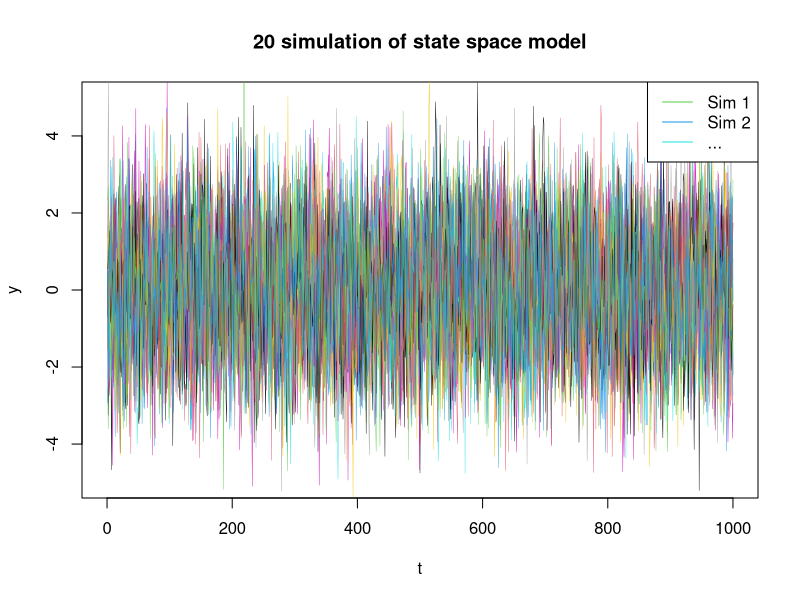
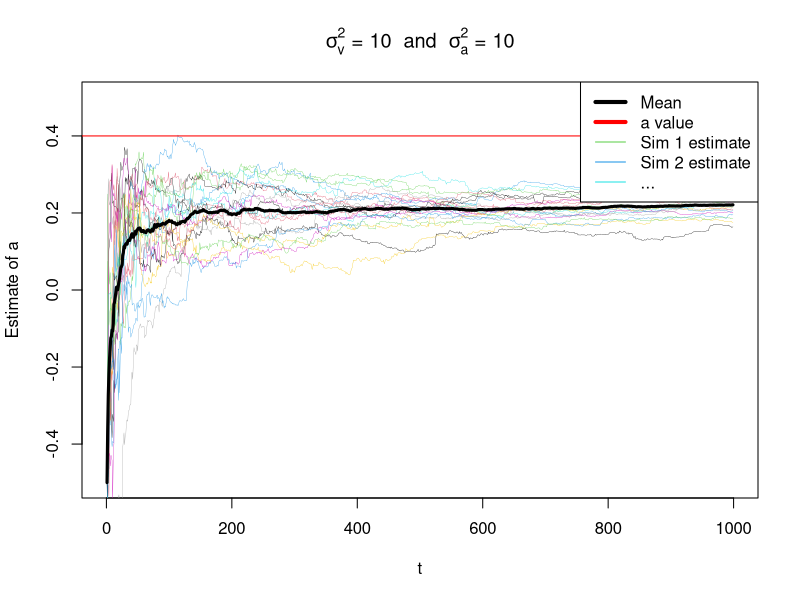

Generate these figures, in order, with R:
##----------------------------------------------------------------
## EKF algorithm for use in Part 4 of computer exercise 2 in
## Advanced Time Series Analysis
##----------------------------------------------------------------

##----------------------------------------------------------------
## Do the simulation here and keep the values in y
##----------------------------------------------------------------
## Make some data
## Number of samplepoints
n <- 1000
Z_matrix = matrix(data = 0, nrow = n-1, ncol = 20)
plot(c(0,1000),c(-5,5),cex=0,xlab='t',ylab='y',main="20 simulation of state space model")


for (i in 1:20) {
  ## Random variables
  vt <- rnorm(n)
  et <- rnorm(n)
  
  ## Init x and y
  x = rep(0,n)
  y = rep(0,n)
  x[1] = rnorm(1)
  
  ## Parameters
  a = 0.4

  ## Simulate x
  for(t in 2:n){
    x[t] = a * x[t-1] + vt[t]
  }
  y = x + et
  lines(y,col=i,lw=0.4)
  
  
  ##----------------------------------------------------------------
  ## Estimation with the EKF
  ##----------------------------------------------------------------
  ## aInit : The starting guess of the AR coefficient estimate
  aInit <- -0.5
  ## aVarInit : The initial variance for estimation of the AR coefficient
  aVarInit <- 10
  ## sigma.v : Standard deviation of the system noise of x in the filter
  sigma.v <- 10
  
  ## Initialize
  ## Init the state vector estimate
  zt <- c(0,aInit)
  ## Init the variance matrices
  Rv <- matrix(c(sigma.v^2,0,0,0), ncol=2)
  ## sigma.e : Standard deviation of the measurement noise in the filter
  Re <- 1 
  
  ## Init the P matrix, that is the estimate of the state variance
  Pt <- matrix(c(Re,0,0,aVarInit), nrow=2, ncol=2)
  ## The state is [X a] so the differentiated observation function is
  Ht <- t(c(1,0))
  ## Init a vector for keeping the parameter a variance estimates
  aVar <- rep(NA,length(y))
  ## and keeping the states
  Z <- matrix(NA, nrow=length(y), ncol=2)
  Z[,1] <- zt
  
  ## The Kalman filtering
  for(t in 1:(length(y)-1))
  {
    ## Derivatives (Jacobians)
    Ft <- matrix(c(zt[2],0,zt[1],1), ncol=2)  # F_t-1
    # Ht does not change 
    
    ## Prediction step
    zt = c(zt[2]*zt[1],zt[2]) #z_t|t-1 f(z_t-1|t-1)
    Pt = Ft %*% Pt %*% t(Ft) + Rv #P_t|t-1
    
    ## Update step
    res = y[t] - zt[1] # the residual at time t
    St =  Ht %*% Pt %*% t(Ht) + Re # innovation covariance
    Kt = Pt %*% t(Ht) %*% St^-1 # Kalman gain
    zt = zt + Kt * res # z_t|t
    Pt = (diag(2) - Kt%*%Ht)%*%Pt #P_t|t
    
    ## Keep the state estimate
    Z[t+1,] <- zt
    ## Keep the P[2,2], which is the variance of the estimate of a
    aVar[t+1] <- Pt[2,2]
  }
  Z_matrix[,i] = Z[2:n,2]
}
legend("topright",c('Sim 1','Sim 2','...'),col=c(3,4,5),lw=c(1,1,1))


Z_mean = rep(0,n-1)
for (i in 1:(n-1)) {
  Z_mean[i] = mean(Z_matrix[i,])
}

plot(Z_mean,ylim=c(-.5,.5),cex=0,xlab='t',ylab=expression('Estimate of a'),
     main = expression(paste(sigma[v]^2, ' = 10  and  ',sigma[a]^2,' = 10')))
for (i in 1:20) {
  lines(Z_matrix[,i],col=i,lw=0.3)  
}
lines(Z_mean,lw=3)
abline(h=a,col='red')
legend("topright",c("Mean","a value",'Sim 1 estimate','Sim 2 estimate','...'),col=c('Black','Red',3,4,5),lw=c(4,4,1,1,1))
